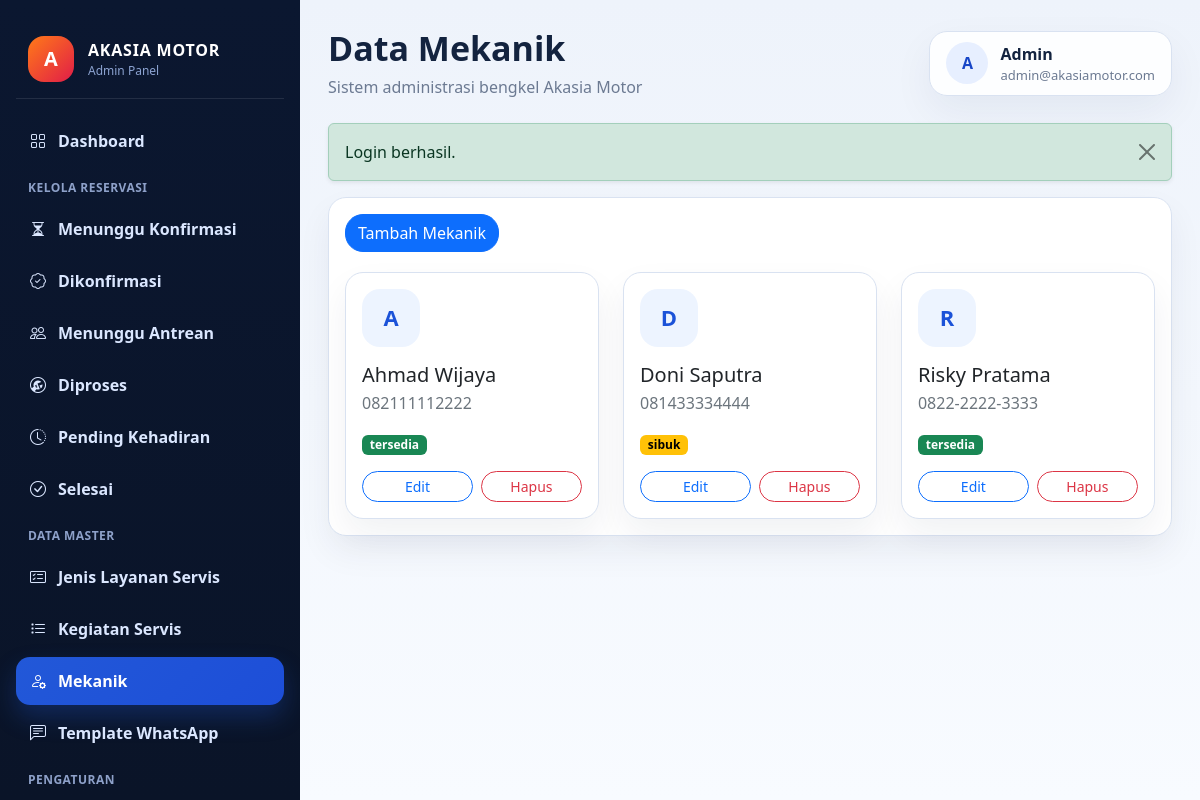
Before: /akasia_admin/index.php?page=mekanik (signed in) with the older database file.
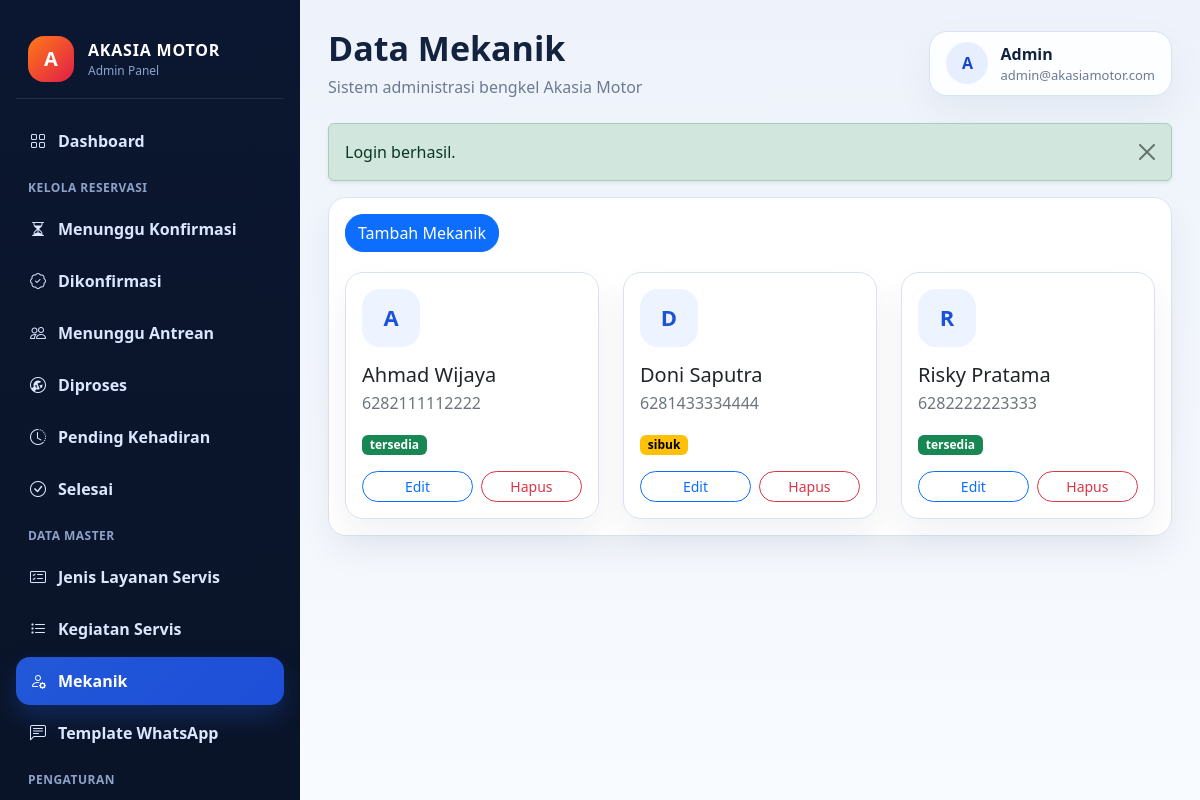
After: the same page with the newer database file.
### tables this page shows
CREATE TABLE `mekanik` (
  `id` int(11) NOT NULL,
  `nama` varchar(100) NOT NULL,
  `no_hp` varchar(20) DEFAULT NULL,
  `status` enum('tersedia','sibuk','libur') NOT NULL DEFAULT 'tersedia',
  `foto` varchar(255) DEFAULT NULL,
  `created_at` timestamp NOT NULL DEFAULT current_timestamp()
);

### akasia_admin/index.php (called while the page is built, shortened)
<?php
require __DIR__ . '/includes/functions.php';
$page = $_GET['page'] ?? 'dashboard';
$pageFile = __DIR__ . '/pages/' . $page . '.php';
$pageTitleMap = [
    'login' => 'Login Admin',
    'dashboard' => 'Dashboard Admin',
    'reservasi' => 'Menunggu Konfirmasi',
    'detail_reservasi' => 'Detail Reservasi',
    'status_servis' => 'Kelola Reservasi & Antrean',
    'mekanik' => 'Data Mekanik',
    'jenis_layanan' => 'Jenis Layanan',
    'kegiatan_servis' => 'Kegiatan Servis',
    'notifikasi' => 'Notifikasi WhatsApp',
    'pengaturan' => 'Pengaturan',
    'template_notifikasi' => 'Template Notifikasi WhatsApp',
];
$pageTitle = $pageTitleMap[$page] ?? 'Akasia Motor Admin';
$flash = getFlash();
$adminUser = currentAdmin();
require __DIR__ . '/layout/header.php';
require __DIR__ . '/layout/sidebar.php';
require $pageFile;
require __DIR__ . '/layout/footer.php';

### akasia_admin/includes/functions.php (called while the page is built, shortened)
<?php
function getFlash(): ?array
{
    $flash = $_SESSION['flash'];
    return $flash;
}
function getMekanikBadgeClass(string $status): string
{
    return match ($status) {
        'sibuk' => 'text-bg-warning',
        'libur' => 'text-bg-secondary',
        default => 'text-bg-success',
    };
}
function currentAdmin(): ?array
{
    return $_SESSION['admin'] ?? null;
}

### akasia_admin/pages/mekanik.php (the view, shortened to what this page needs)
<?php
$mekanikStmt = $pdo->query("SELECT id, nama, no_hp, status FROM mekanik ORDER BY nama ASC");
$mekanikList = $mekanikStmt->fetchAll();
?>
<div class="card border-0 shadow-sm">
    <div class="card-body">
        <div class="toolbar">
            <div class="toolbar-group">
                <a href="index.php?page=mekanik&form=tambah" class="btn btn-primary">Tambah Mekanik</a>
            </div>
        </div>
        <div class="row g-4">
            <?php foreach ($mekanikList as $mekanik): ?>
                <div class="col-12 col-md-6 col-xl-4">
                    <div class="card mechanic-card border">
                        <div class="card-body">
                            <div class="mechanic-avatar"><?= strtoupper(substr($mekanik['nama'], 0, 1)) ?></div>
                            <h5 class="mb-1"><?= htmlspecialchars($mekanik['nama']) ?></h5>
                            <div class="text-secondary mb-3"><?= htmlspecialchars($mekanik['no_hp'] ?: '-') ?></div>
                            <div class="mb-3">
                                <span class="badge <?= getMekanikBadgeClass($mekanik['status']) ?>"><?= htmlspecialchars($mekanik['status']) ?></span>
                            </div>
                            <div class="d-flex gap-2">
                                <a href="index.php?page=mekanik&edit=<?= (int) $mekanik['id'] ?>" class="btn btn-outline-primary btn-sm w-100">Edit</a>
                                <form method="post" action="index.php?page=mekanik" class="w-100">
                                    <button type="submit" class="btn btn-outline-danger btn-sm w-100" onclick="return confirm('Hapus data mekanik ini?');">Hapus</button>
                                </form>
                            </div>
                        </div>
                    </div>
                </div>
            <?php endforeach; ?>
        </div>
    </div>
</div>

### akasia_admin/layout/header.php (shortened to what this page needs)
<?php
$currentPage = $page ?? 'dashboard';
?>
<!DOCTYPE html>
<html lang="id">
<head>
    <link href="https://cdn.jsdelivr.net/npm/bootstrap@5.3.3/dist/css/bootstrap.min.css" rel="stylesheet">
    <link href="https://cdn.jsdelivr.net/npm/bootstrap-icons@1.11.3/font/bootstrap-icons.css" rel="stylesheet">
    <link href="assets/css/style.css" rel="stylesheet">
</head>
<body>
<div class="admin-shell">
    <aside class="sidebar">
        <div class="brand-box">
            <div class="brand-mark">A</div>
            <div>
                <div class="brand-title">AKASIA MOTOR</div>
                <div class="brand-subtitle">Admin Panel</div>
            </div>
        </div>

### akasia_admin/layout/sidebar.php (shortened to what this page needs)
    <nav class="sidebar-nav">
        <a href="index.php?page=dashboard" class="nav-item <?= $currentPage === 'dashboard' ? 'active' : '' ?>">
            <i class="bi bi-grid"></i>
            <span>Dashboard</span>
        </a>
        <div class="nav-group">
            <div class="nav-group-title">
                <span>Kelola Reservasi</span>
            </div>
            <div class="nav-submenu">
                <a href="index.php?page=status_servis&stage=menunggu_konfirmasi" class="nav-item nav-subitem <?= ($currentPage === 'status_servis' && (($_GET['stage'] ?? 'menunggu_konfirmasi') === 'menunggu_konfirmasi')) || in_array($currentPage, ['reservasi', 'detail_reservasi'], true) ? 'active' : '' ?>">
                    <i class="bi bi-hourglass-split"></i>
                    <span>Menunggu Konfirmasi</span>
                </a>
                <a href="index.php?page=status_servis&stage=dikonfirmasi" class="nav-item nav-subitem <?= $currentPage === 'status_servis' && (($_GET['stage'] ?? 'dikonfirmasi') === 'dikonfirmasi') ? 'active' : '' ?>">
                    <i class="bi bi-patch-check"></i>
                    <span>Dikonfirmasi</span>
                </a>
                <a href="index.php?page=status_servis&stage=menunggu_antrean" class="nav-item nav-subitem <?= $currentPage === 'status_servis' && (($_GET['stage'] ?? '') === 'menunggu_antrean') ? 'active' : '' ?>">
                    <i class="bi bi-people"></i>
                    <span>Menunggu Antrean</span>
                </a>
                <a href="index.php?page=status_servis&stage=diproses" class="nav-item nav-subitem <?= $currentPage === 'status_servis' && (($_GET['stage'] ?? '') === 'diproses') ? 'active' : '' ?>">
                    <i class="bi bi-wrench-adjustable-circle"></i>
                    <span>Diproses</span>
                </a>
                <a href="index.php?page=status_servis&stage=pending" class="nav-item nav-subitem <?= $currentPage === 'status_servis' && (($_GET['stage'] ?? '') === 'pending') ? 'active' : '' ?>">
                    <i class="bi bi-clock-history"></i>
                    <span>Pending Kehadiran</span>
                </a>
                <a href="index.php?page=status_servis&stage=selesai" class="nav-item nav-subitem <?= $currentPage === 'status_servis' && (($_GET['stage'] ?? '') === 'selesai') ? 'active' : '' ?>">
                    <i class="bi bi-check-circle"></i>
                    <span>Selesai</span>
                </a>
            </div>
        </div>
        <div class="nav-group">
            <div class="nav-group-title">
                <span>Data Master</span>
            </div>
            <div class="nav-submenu">
                <a href="index.php?page=jenis_layanan" class="nav-item nav-subitem <?= $currentPage === 'jenis_layanan' ? 'active' : '' ?>">
                    <i class="bi bi-card-checklist"></i>
                    <span>Jenis Layanan Servis</span>
                </a>
                <a href="index.php?page=kegiatan_servis" class="nav-item nav-subitem <?= $currentPage === 'kegiatan_servis' ? 'active' : '' ?>">
                    <i class="bi bi-list-task"></i>
                    <span>Kegiatan Servis</span>
                </a>
                <a href="index.php?page=mekanik" class="nav-item nav-subitem <?= $currentPage === 'mekanik' ? 'active' : '' ?>">
                    <i class="bi bi-person-gear"></i>
                    <span>Mekanik</span>
                </a>
                <a href="index.php?page=template_notifikasi" class="nav-item nav-subitem <?= $currentPage === 'template_notifikasi' ? 'active' : '' ?>">
                    <i class="bi bi-chat-left-text"></i>
                    <span>Template WhatsApp</span>
                </a>
            </div>
        </div>
        <div class="nav-group">
            <div class="nav-group-title">
                <span>Pengaturan</span>
            </div>
        </div>
    </nav>
</aside>
<main class="content-area">
    <header class="topbar">
        <div>
            <h1 class="page-title"><?= htmlspecialchars($pageTitle) ?></h1>
            <div class="page-subtitle">Sistem administrasi bengkel Akasia Motor</div>
        </div>
        <div class="topbar-user">
            <div class="avatar-circle"><?= htmlspecialchars(strtoupper(substr($adminUser['nama'] ?? 'A', 0, 1))) ?></div>
            <div>
                <div class="user-name"><?= htmlspecialchars($adminUser['nama'] ?? 'Admin') ?></div>
                <div class="user-role"><?= htmlspecialchars($adminUser['email'] ?? 'Administrator') ?></div>
            </div>
        </div>
    </header>
    <section class="page-body">
        <?php if ($flash): ?>
            <div class="alert alert-<?= htmlspecialchars($flash['type']) ?> alert-dismissible fade show shadow-sm" role="alert">
                <?= htmlspecialchars($flash['message']) ?>
                <button type="button" class="btn-close" data-bs-dismiss="alert" aria-label="Close"></button>
            </div>
        <?php endif; ?>

### akasia_admin/layout/footer.php (shortened to what this page needs)
        </section>
    </main>
</div>
</body>
</html>

### akasia_admin/assets/css/style.css (style rules this page uses)
:root { --sidebar-bg: #0b1730; --sidebar-soft: #11244a; --sidebar-active: #2258d8; --sidebar-text: #dbe7ff; --body-bg: #f4f7fb; --surface: #ffffff; --border: #d9e2f1; --title: #13233f; --muted: #6c7a92; --success-soft: #e9fbf0; --warning-soft: #fff5de; --danger-soft: #fff0ef; }
* { box-sizing: border-box; }
body { margin: 0; font-family: "Segoe UI", Tahoma, Geneva, Verdana, sans-serif; background: linear-gradient(180deg, #eef3fb 0%, #f8fbff 100%); color: var(--title); overflow-x: hidden; }
.admin-shell { min-height: 100vh; display: flex; }
.sidebar { width: 300px; background: linear-gradient(180deg, #0b1730 0%, #0a1428 100%); color: #fff; padding: 22px 16px; display: flex; flex-direction: column; gap: 18px; position: sticky; top: 0; height: 100vh; overflow-y: auto; }
.brand-box { display: flex; align-items: center; gap: 14px; padding: 14px 12px 16px; border-bottom: 1px solid rgba(255, 255, 255, 0.1); }
.brand-mark { width: 46px; height: 46px; border-radius: 16px; display: grid; place-items: center; background: linear-gradient(135deg, #ff7a18 0%, #e11d48 100%); color: #fff; font-weight: 800; font-size: 20px; }
.brand-title { font-size: 16px; font-weight: 800; letter-spacing: 0.05em; }
.brand-subtitle { font-size: 12px; color: #8ca3d1; }
.sidebar-nav { display: flex; flex-direction: column; gap: 14px; }
.nav-group { display: flex; flex-direction: column; gap: 8px; }
.nav-group-title { padding: 0 12px; color: #8ea1c9; font-size: 12px; font-weight: 700; letter-spacing: 0.04em; text-transform: uppercase; }
.nav-submenu { display: flex; flex-direction: column; gap: 4px; }
.nav-item { display: flex; align-items: center; gap: 12px; padding: 12px 14px; border-radius: 14px; color: var(--sidebar-text); text-decoration: none; transition: 0.2s ease; font-weight: 600; }
.nav-subitem { margin-left: 0; }
.nav-item:hover, .nav-item.active { background: linear-gradient(135deg, var(--sidebar-active) 0%, #1d4ed8 100%); color: #fff; box-shadow: 0 12px 24px rgba(34, 88, 216, 0.28); }
.content-area { flex: 1; min-width: 0; padding: 28px; }
.page-body { min-width: 0; }
.topbar { display: flex; align-items: center; justify-content: space-between; gap: 18px; margin-bottom: 24px; }
.page-title { margin: 0; font-size: 34px; font-weight: 800; color: var(--title); }
.page-subtitle { color: var(--muted); margin-top: 6px; }
.topbar-user { display: flex; align-items: center; gap: 12px; background: rgba(255, 255, 255, 0.9); border: 1px solid var(--border); padding: 10px 16px; border-radius: 18px; box-shadow: 0 16px 40px rgba(20, 40, 85, 0.06); }
.avatar-circle, .mechanic-avatar { display: grid; place-items: center; font-weight: 800; }
.avatar-circle { width: 42px; height: 42px; border-radius: 50%; background: #e7efff; color: #1846c7; }
.user-name { font-weight: 700; }
.user-role { color: var(--muted); font-size: 13px; }
.card, .topbar-user, .form-control, .form-select, .btn, .modal-content { border-radius: 18px; }
.card { border: 1px solid var(--border) !important; box-shadow: 0 16px 34px rgba(16, 37, 74, 0.06) !important; }
.toolbar { display: flex; align-items: center; justify-content: space-between; gap: 16px; margin-bottom: 20px; flex-wrap: wrap; }
.toolbar-group { display: flex; align-items: center; gap: 12px; flex-wrap: wrap; }
.mechanic-card { overflow: hidden; }
.mechanic-avatar { width: 58px; height: 58px; border-radius: 18px; background: #edf4ff; color: #1b52d8; font-size: 22px; margin-bottom: 16px; }

Changed rows visible on the page:
changed mekanik "Ahmad Wijaya": no_hp "082111112222" → "6282111112222"
changed mekanik "Doni Saputra": no_hp "081433334444" → "6281433334444"
changed mekanik "Risky Pratama": no_hp "0822-2222-3333" → "6282222223333"
